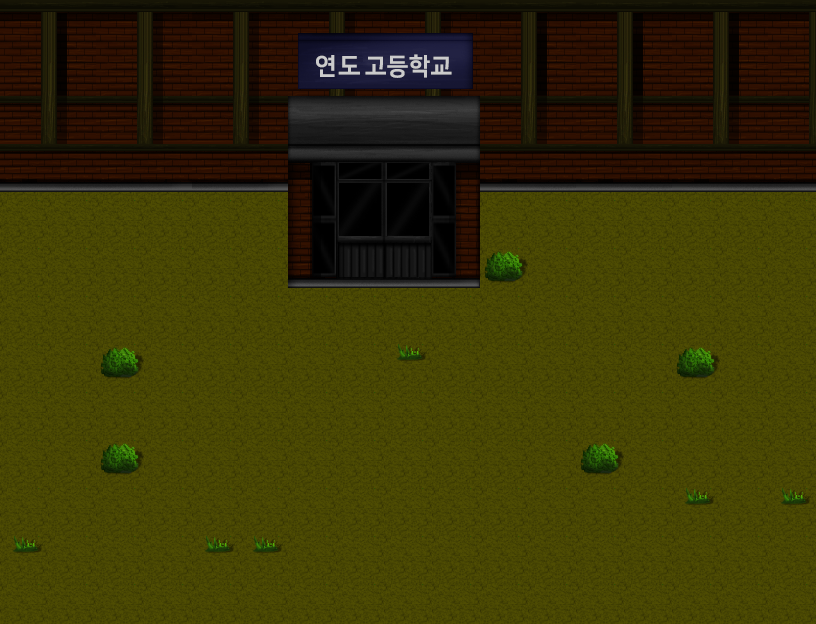

Below is a game level as drawn by its tile map, then a one-line description and the .tmx file that defines it, in full:
An orthogonal 17x13 tile map with 48x48 px tiles, 4 tile layers (Tile Layer 1, Tile Layer 2, Tile Layer 3, Tile Layer 4), 4 tilesets and 4 objects.

<map version="1.9" tiledversion="1.9.2" orientation="orthogonal" renderorder="right-down" width="17" height="13" tilewidth="48" tileheight="48" infinite="0" nextlayerid="6" nextobjectid="5">
 <tileset firstgid="1" name="Forest_A2" tilewidth="48" tileheight="48" tilecount="192" columns="16">
  <image source="Forest_A2.png" width="768" height="576" />
 </tileset>
 <tileset firstgid="193" source="Forest_A5.tsx" />
 <tileset firstgid="321" source="Forest_B.tsx" />
 <tileset firstgid="577" source="School_C.tsx" />
 <layer id="1" name="Tile Layer 1" width="17" height="13">
  <data encoding="csv">
225,225,225,225,225,225,225,225,225,225,225,225,225,225,225,225,226,
233,225,233,233,233,233,233,233,233,233,233,233,225,226,233,225,226,
241,225,241,241,241,241,241,241,241,241,241,241,225,226,241,225,226,
225,225,226,241,241,241,242,241,241,241,241,242,225,225,226,226,226,
225,225,225,225,225,225,225,225,225,226,226,226,226,226,226,234,234,
233,233,233,233,233,233,225,226,226,226,226,226,226,226,225,225,226,
225,226,226,226,226,226,226,226,226,226,226,226,234,234,226,226,226,
233,234,234,234,234,234,234,234,234,234,234,234,242,242,234,234,234,
241,225,225,225,225,225,225,226,242,242,242,242,241,242,242,242,242,
225,233,225,225,226,233,225,225,225,225,225,225,225,225,225,225,226,
225,225,233,233,234,241,233,233,233,233,233,233,233,233,233,225,226,
233,233,241,241,242,226,226,226,226,226,226,226,226,226,226,226,226,
241,241,241,242,234,234,234,234,234,234,234,234,234,234,234,234,234
</data>
 </layer>
 <objectgroup id="5" name="Object Layer 1">
  <properties>
   <property name="unity:layer" value="NoPassing" />
  </properties>
  <object id="1" x="5.56057" y="24.3275" width="276.638" height="162.647" />
  <object id="2" x="482.379" y="22.9373" width="330.159" height="159.866" />
  <object id="3" x="3.47536" y="26.4127" width="280.114" height="152.221" />
  <object id="4" x="70.8972" y="123.028" />
 </objectgroup>
 <layer id="2" name="Tile Layer 2" width="17" height="13">
  <data encoding="csv">
0,0,0,0,0,0,0,0,0,0,0,0,0,0,0,0,0,
0,0,0,0,0,0,0,0,0,0,0,0,0,0,0,0,0,
0,0,0,0,0,0,0,0,0,0,0,0,0,0,0,0,0,
0,0,0,0,0,0,0,0,0,0,0,0,0,0,0,0,0,
0,0,0,0,0,0,0,0,0,0,0,0,0,0,0,0,0,
0,0,0,0,0,0,0,0,0,0,327,0,0,0,0,0,0,
0,0,0,0,0,0,0,0,0,0,0,0,0,0,0,0,0,
0,0,327,0,0,0,0,0,375,0,0,0,0,0,327,0,0,
0,0,0,0,0,0,0,0,0,0,0,0,0,0,0,0,0,
0,0,327,0,0,0,0,0,0,0,0,0,327,0,0,0,0,
0,0,0,0,0,0,0,0,0,0,0,0,0,0,375,0,375,
375,0,0,0,375,375,0,0,0,0,0,0,0,0,0,0,0,
0,0,0,0,0,0,0,0,0,0,0,0,0,0,0,0,0
</data>
 </layer>
 <layer id="3" name="Tile Layer 3" width="17" height="13">
  <data encoding="csv">
577,578,579,580,579,580,579,580,579,580,577,578,577,578,577,578,579,
585,586,587,588,587,588,587,588,587,588,585,586,585,586,585,586,587,
593,594,595,596,595,596,609,610,611,612,593,594,593,594,593,594,595,
601,602,603,604,603,604,617,618,619,620,601,602,601,602,601,602,603,
0,0,0,0,233,233,625,626,627,628,0,0,0,0,0,0,0,
0,0,0,0,233,233,633,634,635,636,0,0,0,0,0,0,0,
0,0,0,0,241,241,0,0,0,0,0,0,0,0,0,0,0,
0,0,0,0,0,0,0,0,0,0,0,0,0,0,0,0,0,
0,0,0,0,0,0,0,0,0,0,0,0,0,0,0,0,0,
0,0,0,0,0,0,0,0,0,0,0,0,0,0,0,0,0,
0,0,0,0,0,0,0,0,0,0,0,0,0,0,0,0,0,
0,0,0,0,0,0,0,0,0,0,0,0,0,0,0,0,0,
0,0,0,0,0,0,0,0,0,0,0,0,0,0,0,0,0
</data>
 </layer>
 <layer id="4" name="Tile Layer 4" width="17" height="13">
  <data encoding="csv">
0,0,0,0,0,0,605,606,607,608,0,0,0,0,0,0,0,
0,0,0,0,0,0,613,614,615,616,0,0,0,0,0,0,0,
0,0,0,0,0,0,0,0,0,0,0,0,0,0,0,0,0,
0,0,0,0,0,0,0,0,0,0,0,0,0,0,0,0,0,
0,0,0,0,0,0,0,0,0,0,0,0,0,0,0,0,0,
0,0,0,0,0,0,0,0,0,0,0,0,0,0,0,0,0,
0,0,0,0,0,0,0,0,0,0,0,0,0,0,0,0,0,
0,0,0,0,0,0,0,0,0,0,0,0,0,0,0,0,0,
0,0,0,0,0,0,0,0,0,0,0,0,0,0,0,0,0,
0,0,0,0,0,0,0,0,0,0,0,0,0,0,0,0,0,
0,0,0,0,0,0,0,0,0,0,0,0,0,0,0,0,0,
0,0,0,0,0,0,0,0,0,0,0,0,0,0,0,0,0,
0,0,0,0,0,0,0,0,0,0,0,0,0,0,0,0,0
</data>
 </layer>
</map>
